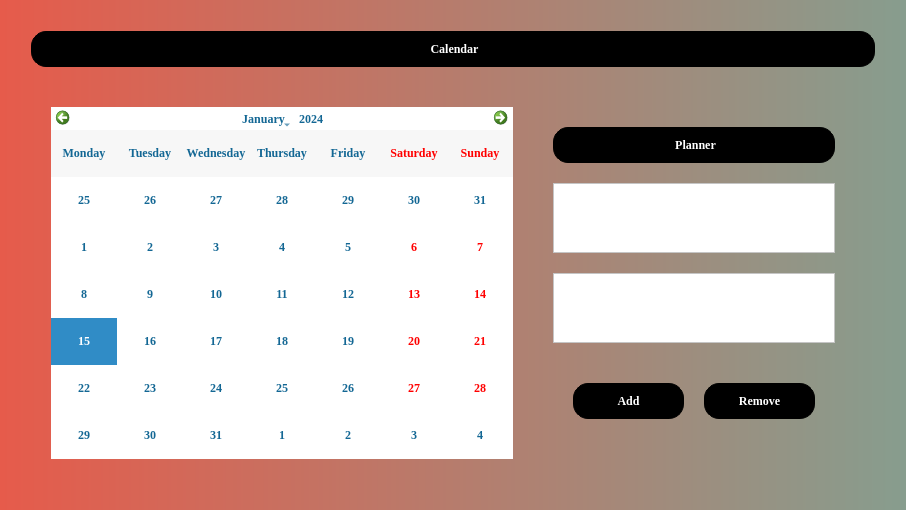
<?xml version="1.0" encoding="UTF-8"?>
<ui version="4.0">
 <class>Dialog</class>
 <widget class="QDialog" name="Dialog">
  <property name="geometry">
   <rect>
    <x>0</x>
    <y>0</y>
    <width>906</width>
    <height>508</height>
   </rect>
  </property>
  <property name="windowTitle">
   <string>Dialog</string>
  </property>
  <property name="styleSheet">
   <string notr="true">background: qlineargradient(spread:pad, x1:0, y1:0, x2:1, y2:0, stop:0 rgba(230, 91, 75, 1), stop:1 rgba(135, 157, 142, 1));</string>
  </property>
  <layout class="QGridLayout" name="gridLayout">
   <item row="0" column="0">
    <layout class="QVBoxLayout" name="verticalLayout" stretch="0,0">
     <property name="spacing">
      <number>20</number>
     </property>
     <property name="leftMargin">
      <number>20</number>
     </property>
     <property name="topMargin">
      <number>20</number>
     </property>
     <property name="rightMargin">
      <number>20</number>
     </property>
     <property name="bottomMargin">
      <number>20</number>
     </property>
     <item>
      <widget class="QLabel" name="label">
       <property name="font">
        <font>
         <family>Georgia</family>
         <weight>75</weight>
         <bold>true</bold>
        </font>
       </property>
       <property name="styleSheet">
        <string notr="true">font-family: Georgia;
font-weight: bold;
color: white;
background: black;
border: 1px solid black;
padding: 10px;
border-radius: 15px 15px;</string>
       </property>
       <property name="frameShape">
        <enum>QFrame::NoFrame</enum>
       </property>
       <property name="frameShadow">
        <enum>QFrame::Plain</enum>
       </property>
       <property name="text">
        <string>&lt;html&gt;&lt;head/&gt;&lt;body&gt;&lt;p align=&quot;center&quot;&gt;Calendar&lt;/p&gt;&lt;/body&gt;&lt;/html&gt;</string>
       </property>
      </widget>
     </item>
     <item>
      <layout class="QHBoxLayout" name="horizontalLayout">
       <property name="spacing">
        <number>20</number>
       </property>
       <property name="leftMargin">
        <number>20</number>
       </property>
       <property name="topMargin">
        <number>20</number>
       </property>
       <property name="rightMargin">
        <number>20</number>
       </property>
       <property name="bottomMargin">
        <number>20</number>
       </property>
       <item>
        <widget class="QCalendarWidget" name="calendarWidget">
         <property name="font">
          <font>
           <family>Georgia</family>
           <weight>75</weight>
           <bold>true</bold>
          </font>
         </property>
         <property name="styleSheet">
          <string notr="true">background: white;
color: #136794;</string>
         </property>
         <property name="gridVisible">
          <bool>false</bool>
         </property>
         <property name="horizontalHeaderFormat">
          <enum>QCalendarWidget::LongDayNames</enum>
         </property>
         <property name="verticalHeaderFormat">
          <enum>QCalendarWidget::NoVerticalHeader</enum>
         </property>
         <property name="navigationBarVisible">
          <bool>true</bool>
         </property>
         <property name="dateEditEnabled">
          <bool>false</bool>
         </property>
        </widget>
       </item>
       <item>
        <layout class="QVBoxLayout" name="verticalLayout_2">
         <property name="spacing">
          <number>20</number>
         </property>
         <property name="leftMargin">
          <number>20</number>
         </property>
         <property name="topMargin">
          <number>20</number>
         </property>
         <property name="rightMargin">
          <number>20</number>
         </property>
         <property name="bottomMargin">
          <number>20</number>
         </property>
         <item>
          <widget class="QLabel" name="label_2">
           <property name="styleSheet">
            <string notr="true">font-family: Georgia;
font-weight: bold;
color: white;
background: black;
border: 1px solid black;
padding: 10px;
border-radius: 15px 15px;</string>
           </property>
           <property name="text">
            <string>&lt;html&gt;&lt;head/&gt;&lt;body&gt;&lt;p align=&quot;center&quot;&gt;Planner&lt;/p&gt;&lt;/body&gt;&lt;/html&gt;</string>
           </property>
          </widget>
         </item>
         <item>
          <widget class="QTextBrowser" name="textBrowser">
           <property name="styleSheet">
            <string notr="true">background: white;
</string>
           </property>
          </widget>
         </item>
         <item>
          <widget class="QTextEdit" name="textEdit">
           <property name="styleSheet">
            <string notr="true">background: white;</string>
           </property>
          </widget>
         </item>
         <item>
          <layout class="QHBoxLayout" name="horizontalLayout_2">
           <property name="spacing">
            <number>20</number>
           </property>
           <property name="leftMargin">
            <number>20</number>
           </property>
           <property name="topMargin">
            <number>20</number>
           </property>
           <property name="rightMargin">
            <number>20</number>
           </property>
           <property name="bottomMargin">
            <number>20</number>
           </property>
           <item>
            <widget class="QPushButton" name="pushButton_2">
             <property name="styleSheet">
              <string notr="true">font-family: Georgia;
font-weight: bold;
color: white;
background: black;
border: 1px solid black;
padding: 10px;
border-radius: 15px 15px;</string>
             </property>
             <property name="text">
              <string>Add</string>
             </property>
             <property name="autoDefault">
              <bool>true</bool>
             </property>
             <property name="default">
              <bool>true</bool>
             </property>
             <property name="flat">
              <bool>true</bool>
             </property>
            </widget>
           </item>
           <item>
            <widget class="QPushButton" name="pushButton">
             <property name="styleSheet">
              <string notr="true">font-family: Georgia;
font-weight: bold;
color: white;
background: black;
border: 1px solid black;
padding: 10px;
border-radius: 15px 15px;</string>
             </property>
             <property name="text">
              <string>Remove</string>
             </property>
            </widget>
           </item>
          </layout>
         </item>
        </layout>
       </item>
      </layout>
     </item>
    </layout>
   </item>
  </layout>
 </widget>
 <resources/>
 <connections/>
</ui>
